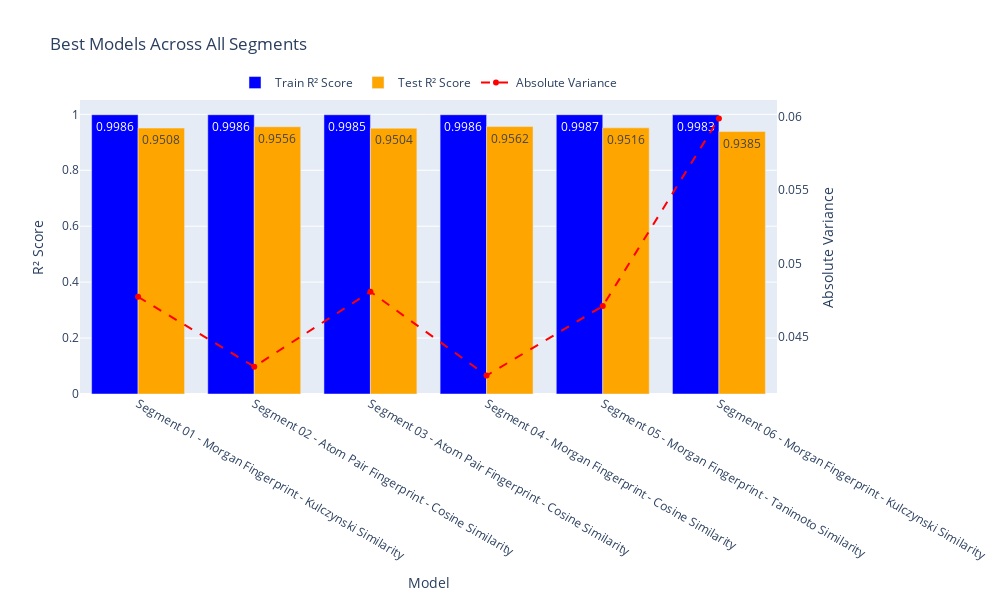

Notebook source saved alongside this figure:
### Code cell
import pandas as pd
import plotly.graph_objects as go

# Load the results from the CSV file
final_results = pd.read_csv(r"C:\Users\Chamod Peiris\Documents\Curcumin_Scripts\LUMO_Filtered_Segmented_Analysis.csv")

# Calculate the absolute variance between Train and Test R² scores
final_results['Variance'] = abs(final_results['Train R2 Score'] - final_results['Test R2 Score'])

# Initialize an empty list to store the best models from all segments
best_models_list = []

# Process each segment to find the best model
for segment in final_results['Segment'].unique():
    # Filter data for the current segment
    segment_data = final_results[final_results['Segment'] == segment]
    
    # Identify the best model (highest Test R² score)
    best_model = segment_data.loc[segment_data['Test R2 Score'].idxmax()]
    
    # Convert the Series to a DataFrame and append it to the list
    best_models_list.append(pd.DataFrame([best_model]))

# Concatenate the list of best models into a DataFrame
best_models_all_segments = pd.concat(best_models_list, ignore_index=True)

# Create a grouped bar plot for Train and Test R² scores of the best models
fig = go.Figure()

# Add bars for Train R² scores
fig.add_trace(go.Bar(
    x=best_models_all_segments['Segment'] + ' - ' + best_models_all_segments['Fingerprint Type'] + ' - ' + best_models_all_segments['Similarity Method'],
    y=best_models_all_segments['Train R2 Score'],
    name='Train R² Score',
    marker_color='blue',
    text=best_models_all_segments['Train R2 Score'].round(4),
    textposition='auto'
))

# Add bars for Test R² scores
fig.add_trace(go.Bar(
    x=best_models_all_segments['Segment'] + ' - ' + best_models_all_segments['Fingerprint Type'] + ' - ' + best_models_all_segments['Similarity Method'],
    y=best_models_all_segments['Test R2 Score'],
    name='Test R² Score',
    marker_color='orange',
    text=best_models_all_segments['Test R2 Score'].round(4),
    textposition='auto'
))

# Add a line for the absolute variance (secondary y-axis)
fig.add_trace(go.Scatter(
    x=best_models_all_segments['Segment'] + ' - ' + best_models_all_segments['Fingerprint Type'] + ' - ' + best_models_all_segments['Similarity Method'],
    y=best_models_all_segments['Variance'],
    mode='lines+markers',
    name='Absolute Variance',
    yaxis='y2',
    line=dict(color='red', dash='dash')
))

# Update layout to include secondary y-axis
fig.update_layout(
    title='Best Models Across All Segments',
    xaxis_title='Model',
    yaxis_title='R² Score',
    yaxis2=dict(
        title='Absolute Variance',
        overlaying='y',
        side='right',
        showgrid=False,
        zeroline=False
    ),
    barmode='group',
    legend=dict(x=0.85, y=1.0),
    width=1000,
    height=600
)

# legend orientation
fig.update_layout(
    legend=dict(
        orientation='h',  # Horizontal orientation
        yanchor='bottom',
        y=1.01,  # Position above the plot
        xanchor='center',
        x=0.5  # Center horizontally
    )
)

# Show the plot
fig.show()

### Figure 1 — Plotly figure (JSON) as saved in the notebook; plotly's stock layout.template omitted (floating-point values rounded to 4 significant figures)
{"data": [{"marker": {"color": "blue"}, "name": "Train R² Score", "text": [0.9986, 0.9986, 0.9985, 0.9986, 0.9987, 0.9983], "textposition": "auto", "type": "bar", "x": ["Segment 01 - Morgan Fingerprint - Kulczynski Similarity", "Segment 02 - Atom Pair Fingerprint - Cosine Similarity", "Segment 03 - Atom Pair Fingerprint - Cosine Similarity", "Segment 04 - Morgan Fingerprint - Cosine Similarity", "Segment 05 - Morgan Fingerprint - Tanimoto Similarity", "Segment 06 - Morgan Fingerprint - Kulczynski Similarity"], "y": [0.9986, 0.9986, 0.9985, 0.9986, 0.9987, 0.9983]}, {"marker": {"color": "orange"}, "name": "Test R² Score", "text": [0.9508, 0.9556, 0.9504, 0.9562, 0.9516, 0.9385], "textposition": "auto", "type": "bar", "x": ["Segment 01 - Morgan Fingerprint - Kulczynski Similarity", "Segment 02 - Atom Pair Fingerprint - Cosine Similarity", "Segment 03 - Atom Pair Fingerprint - Cosine Similarity", "Segment 04 - Morgan Fingerprint - Cosine Similarity", "Segment 05 - Morgan Fingerprint - Tanimoto Similarity", "Segment 06 - Morgan Fingerprint - Kulczynski Similarity"], "y": [0.9508, 0.9556, 0.9504, 0.9562, 0.9516, 0.9385]}, {"line": {"color": "red", "dash": "dash"}, "mode": "lines+markers", "name": "Absolute Variance", "type": "scatter", "x": ["Segment 01 - Morgan Fingerprint - Kulczynski Similarity", "Segment 02 - Atom Pair Fingerprint - Cosine Similarity", "Segment 03 - Atom Pair Fingerprint - Cosine Similarity", "Segment 04 - Morgan Fingerprint - Cosine Similarity", "Segment 05 - Morgan Fingerprint - Tanimoto Similarity", "Segment 06 - Morgan Fingerprint - Kulczynski Similarity"], "y": [0.04774, 0.04299, 0.04809, 0.04238, 0.04711, 0.05988], "yaxis": "y2"}], "layout": {"barmode": "group", "height": 600, "legend": {"orientation": "h", "x": 0.5, "xanchor": "center", "y": 1.01, "yanchor": "bottom"}, "title": {"text": "Best Models Across All Segments"}, "width": 1000, "xaxis": {"title": {"text": "Model"}}, "yaxis": {"title": {"text": "R² Score"}}, "yaxis2": {"overlaying": "y", "showgrid": false, "side": "right", "title": {"text": "Absolute Variance"}, "zeroline": false}}}
